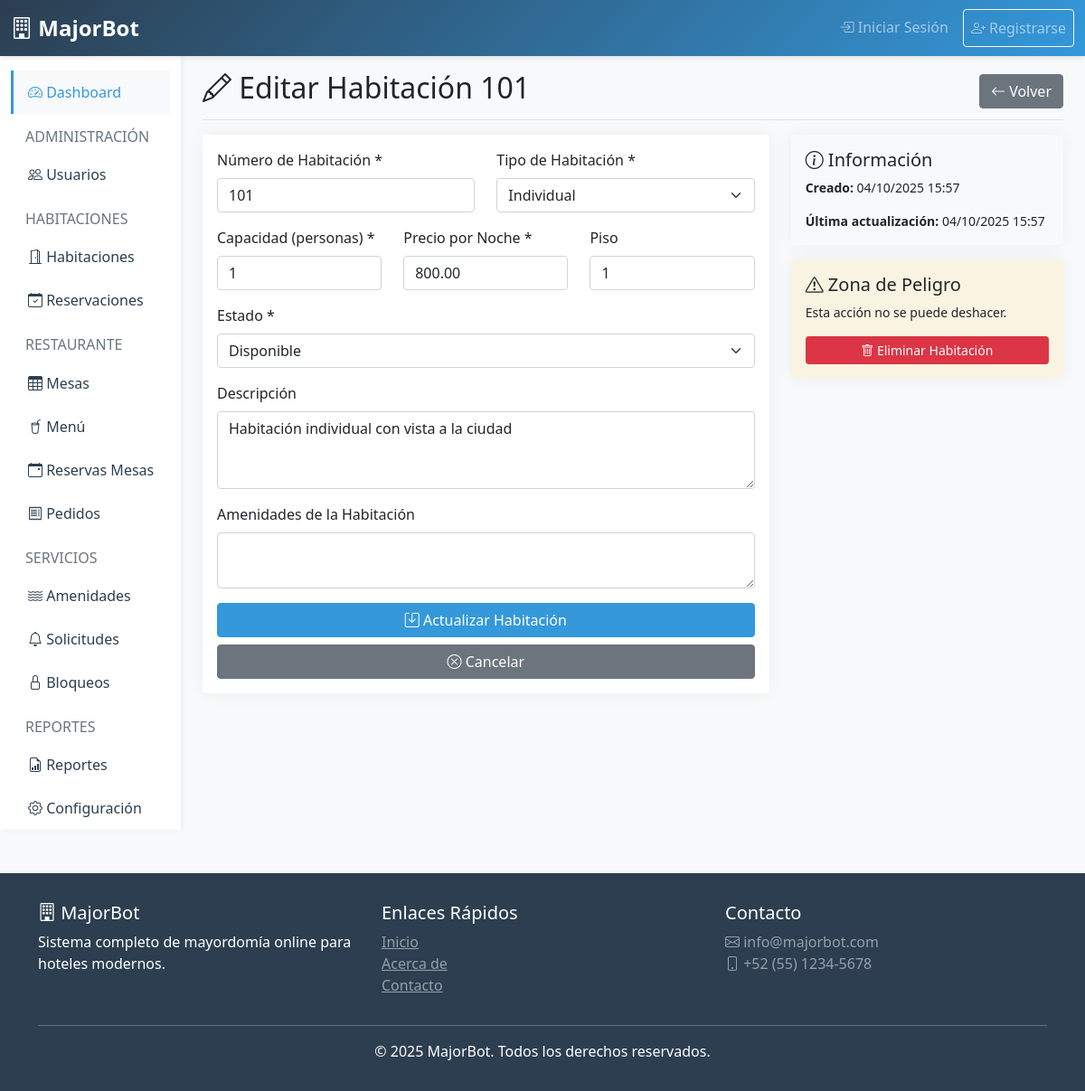
Page /rooms/edit/1 (signed in) on the committed database.
### tables this page shows
CREATE TABLE IF NOT EXISTS rooms (
    id INT AUTO_INCREMENT PRIMARY KEY,
    hotel_id INT NOT NULL,
    room_number VARCHAR(50) NOT NULL,
    room_type ENUM('single', 'double', 'suite', 'deluxe', 'presidential') NOT NULL,
    capacity INT DEFAULT 2,
    price_per_night DECIMAL(10,2) NOT NULL,
    floor INT,
    description TEXT,
    amenities TEXT,
    status ENUM('available', 'occupied', 'maintenance', 'blocked') DEFAULT 'available',
    images TEXT,
    is_active TINYINT(1) DEFAULT 1,
    created_at TIMESTAMP DEFAULT CURRENT_TIMESTAMP,
    updated_at TIMESTAMP DEFAULT CURRENT_TIMESTAMP ON UPDATE CURRENT_TIMESTAMP,
    FOREIGN KEY (hotel_id) REFERENCES hotels(id) ON DELETE CASCADE,
    UNIQUE KEY unique_room (hotel_id, room_number)
);

### app/controllers/RoomsController.php (called while the page is built, shortened)
<?php
class RoomsController extends Controller {
    private $roomModel;
    public function __construct() {
        $this->roomModel = $this->loadModel('Room');
    }
    public function edit($id) {
        $room = $this->roomModel->getById($id);
        $data = [
            'title' => 'Editar Habitación',
            'room' => $room,
            'role' => $_SESSION['role']
        ];
        $this->loadView('rooms/edit', $data);
    }
}

### core/Router.php (called while the page is built, shortened)
<?php
class Router {
    private $controller = DEFAULT_CONTROLLER;
    private $method = DEFAULT_METHOD;
    public function __construct() {
        $url = $this->parseUrl();
        if (isset($url[0]) && !empty($url[0])) {
            $controllerPath = __DIR__ . '/../app/controllers/' . ucfirst($url[0]) . 'Controller.php';
            if (file_exists($controllerPath)) {
                $this->controller = ucfirst($url[0]);
                unset($url[0]);
            }
        }
        $controllerFile = __DIR__ . '/../app/controllers/' . $this->controller . 'Controller.php';
        if (file_exists($controllerFile)) {
            $this->controller = new $controllerClass;
        } else {
            $this->show404();
            return;
        }
        if (isset($url[1]) && !empty($url[1])) {
            if (method_exists($this->controller, $url[1])) {
                $this->method = $url[1];
                unset($url[1]);
            }
        }
        $this->params = $url ? array_values($url) : [];
        call_user_func_array([$this->controller, $this->method], $this->params);
    }
    private function parseUrl() {
        if (isset($_GET['url'])) {
            return explode('/', filter_var(rtrim($_GET['url'], '/'), FILTER_SANITIZE_URL));
        }
        return [];
    }
}

### public/index.php (called while the page is built, shortened)
<?php
require_once __DIR__ . '/../core/Database.php';
require_once __DIR__ . '/../core/Model.php';
require_once __DIR__ . '/../core/Controller.php';
require_once __DIR__ . '/../core/Router.php';
new Router();

### core/Database.php (called while the page is built, shortened)
<?php
class Database {
    private static $instance = null;
    private $connection;
    private function __construct() {
        try {
            $dsn = "mysql:host=" . DB_HOST . ";dbname=" . DB_NAME . ";charset=" . DB_CHARSET;
            $options = [
                PDO::ATTR_ERRMODE => PDO::ERRMODE_EXCEPTION,
                PDO::ATTR_DEFAULT_FETCH_MODE => PDO::FETCH_ASSOC,
                PDO::ATTR_EMULATE_PREPARES => false,
            ];
            $this->connection = new PDO($dsn, DB_USER, DB_PASS, $options);
        } catch(PDOException $e) {
            die("Database connection failed: " . $e->getMessage());
        }
    }
    public static function getInstance() {
        if (self::$instance === null) {
            self::$instance = new self();
        }
        return self::$instance;
    }
    public function query($sql, $params = []) {
        try {
            $stmt = $this->connection->prepare($sql);
            $stmt->execute($params);
            return $stmt;
        } catch(PDOException $e) {
            error_log("Query error: " . $e->getMessage());
            return false;
        }
    }
    public function selectOne($sql, $params = []) {
        $stmt = $this->query($sql, $params);
        return $stmt ? $stmt->fetch() : null;
    }
}

### core/Model.php (called while the page is built, shortened)
<?php
class Model {
    protected $db;
    protected $table;
    public function __construct() {
        $this->db = Database::getInstance();
    }
    public function getById($id) {
        $sql = "SELECT * FROM {$this->table} WHERE id = ?";
        return $this->db->selectOne($sql, [$id]);
    }
}

### app/views/rooms/edit.php (the view, shortened to what this page needs)
<div class="d-flex justify-content-between flex-wrap flex-md-nowrap align-items-center pb-2 mb-3 border-bottom">
    <h1 class="h2"><i class="bi bi-pencil"></i> Editar Habitación <?php echo $room['room_number']; ?></h1>
    <a href="<?php echo BASE_URL; ?>/rooms" class="btn btn-secondary">
        <i class="bi bi-arrow-left"></i> Volver
    </a>
</div>
<div class="row">
    <div class="col-md-8">
        <div class="card">
            <div class="card-body">
                <form method="POST" action="<?php echo BASE_URL; ?>/rooms/edit/<?php echo $room['id']; ?>" class="needs-validation" novalidate>
                    <div class="row">
                        <div class="col-md-6 mb-3">
                            <label for="room_number" class="form-label">Número de Habitación *</label>
                            <input type="text" class="form-control" id="room_number" name="room_number"
                                   value="<?php echo $room['room_number']; ?>" required>
                        </div>
                        <div class="col-md-6 mb-3">
                            <label for="room_type" class="form-label">Tipo de Habitación *</label>
                            <select class="form-select" id="room_type" name="room_type" required>
                                <option value="single" <?php echo $room['room_type'] === 'single' ? 'selected' : ''; ?>>Individual</option>
                            </select>
                        </div>
                    </div>
                    <div class="row">
                        <div class="col-md-4 mb-3">
                            <label for="capacity" class="form-label">Capacidad (personas) *</label>
                            <input type="number" class="form-control" id="capacity" name="capacity"
                                   value="<?php echo $room['capacity']; ?>" min="1" required>
                        </div>
                        <div class="col-md-4 mb-3">
                            <label for="price_per_night" class="form-label">Precio por Noche *</label>
                            <input type="number" class="form-control" id="price_per_night" name="price_per_night"
                                   value="<?php echo $room['price_per_night']; ?>" step="0.01" min="0" required>
                        </div>
                        <div class="col-md-4 mb-3">
                            <label for="floor" class="form-label">Piso</label>
                            <input type="number" class="form-control" id="floor" name="floor"
                                   value="<?php echo $room['floor'] ?? ''; ?>" min="1">
                        </div>
                    </div>
                    <div class="mb-3">
                        <label for="status" class="form-label">Estado *</label>
                        <select class="form-select" id="status" name="status" required>
                            <option value="available" <?php echo $room['status'] === 'available' ? 'selected' : ''; ?>>Disponible</option>
                        </select>
                    </div>
                    <div class="mb-3">
                        <label for="description" class="form-label">Descripción</label>
                        <textarea class="form-control" id="description" name="description" rows="3"><?php echo $room['description'] ?? ''; ?></textarea>
                    </div>
                    <div class="mb-3">
                        <label for="amenities" class="form-label">Amenidades de la Habitación</label>
                        <textarea class="form-control" id="amenities" name="amenities" rows="2"><?php echo $room['amenities'] ?? ''; ?></textarea>
                    </div>
                    <div class="d-grid gap-2">
                        <button type="submit" class="btn btn-primary">
                            <i class="bi bi-save"></i> Actualizar Habitación
                        </button>
                        <a href="<?php echo BASE_URL; ?>/rooms" class="btn btn-secondary">
                            <i class="bi bi-x-circle"></i> Cancelar
                        </a>
                    </div>
                </form>
            </div>
        </div>
    </div>
    <div class="col-md-4">
        <div class="card bg-light">
            <div class="card-body">
                <h5 class="card-title"><i class="bi bi-info-circle"></i> Información</h5>
                <p class="card-text small">
                    <strong>Creado:</strong> <?php echo date('d/m/Y H:i', strtotime($room['created_at'])); ?>
                </p>
                <p class="card-text small">
                    <strong>Última actualización:</strong> <?php echo date('d/m/Y H:i', strtotime($room['updated_at'])); ?>
                </p>
            </div>
        </div>
        <div class="card bg-warning bg-opacity-10 mt-3">
            <div class="card-body">
                <h5 class="card-title"><i class="bi bi-exclamation-triangle"></i> Zona de Peligro</h5>
                <p class="card-text small">Esta acción no se puede deshacer.</p>
                <button type="button" class="btn btn-danger btn-sm w-100"
                        onclick="if(confirmDelete('¿Eliminar habitación <?php echo $room['room_number']; ?>?'))
                                 window.location='<?php echo BASE_URL; ?>/rooms/delete/<?php echo $room['id']; ?>'">
                    <i class="bi bi-trash"></i> Eliminar Habitación
                </button>
            </div>
        </div>
    </div>
</div>
            </div>
        </main>
    </div>
</div>

### app/views/layouts/header.php (style rules this page uses)
:root { --primary-color: #2c3e50; --secondary-color: #3498db; --success-color: #27ae60; --danger-color: #e74c3c; --warning-color: #f39c12; --info-color: #16a085; }
body { font-family: 'Segoe UI', Tahoma, Geneva, Verdana, sans-serif; background-color: #f8f9fa; }
.card { border: none; box-shadow: 0 0 20px rgba(0,0,0,.05); transition: transform 0.3s, box-shadow 0.3s; }
.btn-primary { background-color: var(--secondary-color); border-color: var(--secondary-color); }

### rows in the picture
rooms: room_number "101", room_type "Individual", capacity "1", price_per_night "800.00", floor "1", status "Disponible", description "Habitación individual con vista a la ciudad", created_at "04/10/2025 15:57", updated_at "04/10/2025 15:57"
